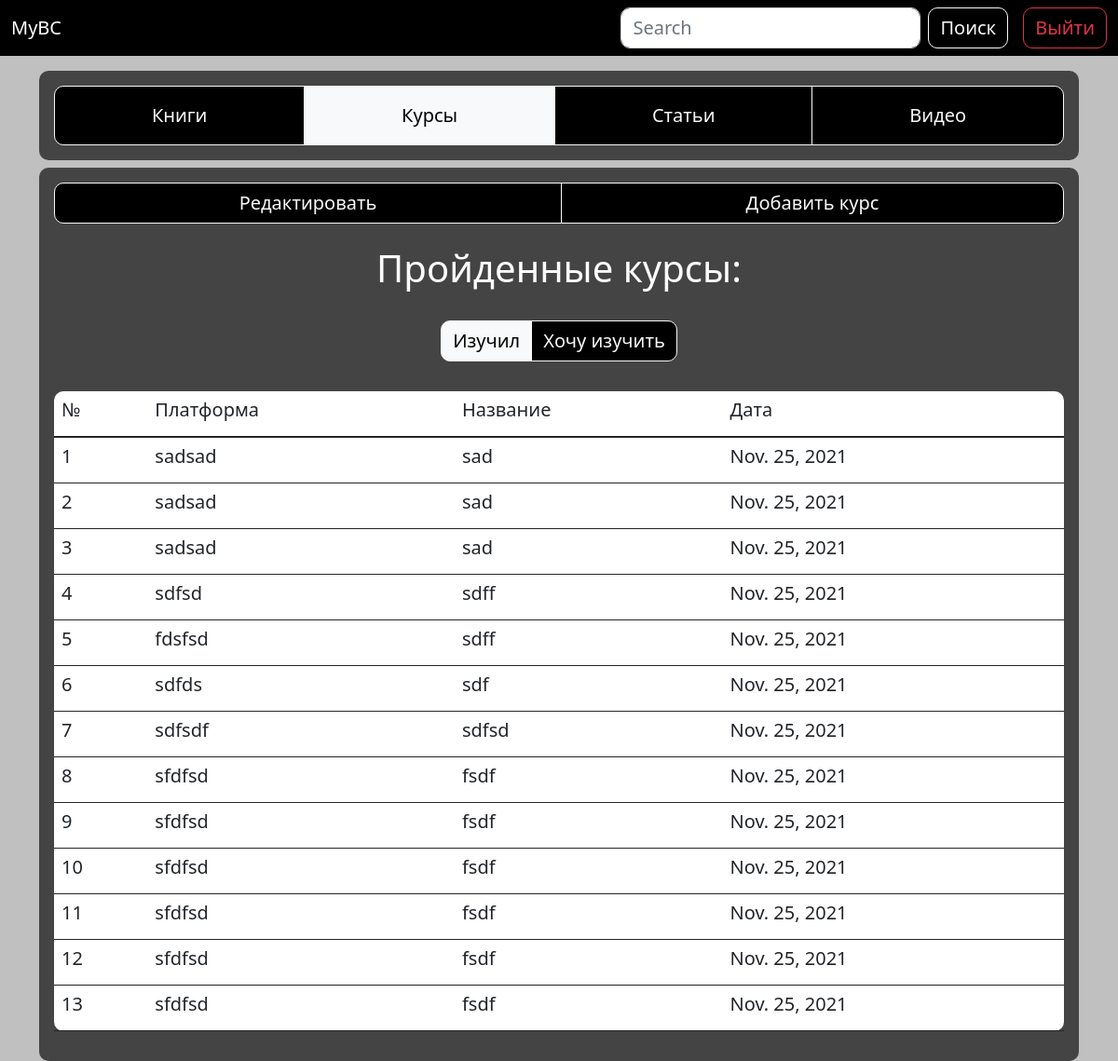
/account/courses/ (signed in), run on an earlier commit of the app's database.
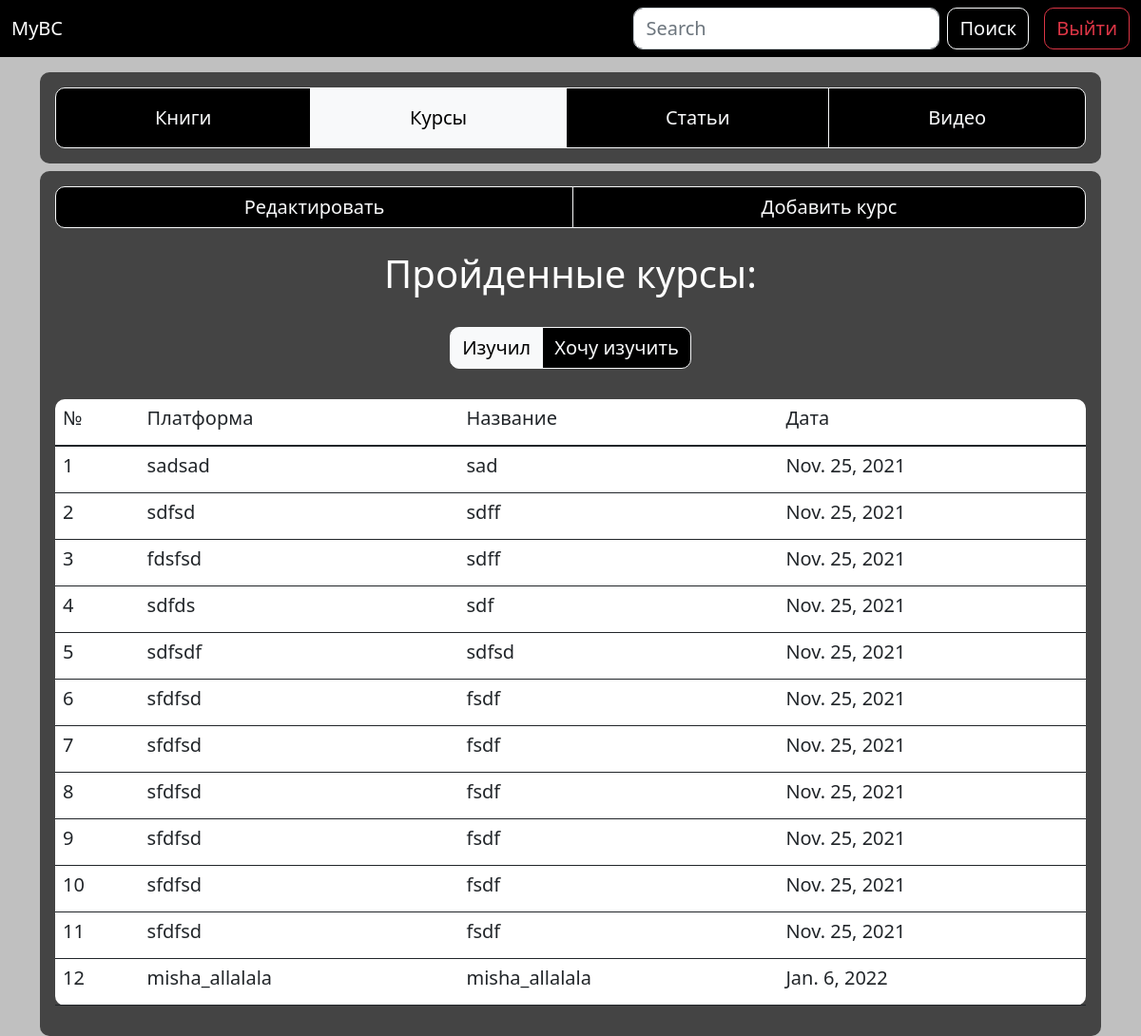
And on a later commit of the database.
### app/models.py (models this page shows, shortened)
class Courses(models.Model):
	user = models.ForeignKey(User, on_delete=models.CASCADE)
	place = models.CharField(max_length=50)
	title = models.CharField(max_length=100)
	date = models.DateField(default=date.today)
	class Meta:
		verbose_name = 'Курс'
		verbose_name_plural = 'Курсы'

### app/views.py (the view, shortened to what this page needs)
# urls.py: path('account/courses/', views.courses, name='courses'),
@login_required
def courses(request):
	form_course = CoursesForm
	username = request.user
	if request.method == 'POST' and 'delete_course' in request.POST:
		delete_id = request.POST['delete_course']
		Courses.objects.filter(id=delete_id).delete()
	try:
		courses = Courses.objects.filter(user=request.user)
	except Courses.DoesNotExist:
		courses = None
	return render(request, 'courses.html', {'courses': courses,
		'form_course': form_course, 'username': username})

### templates/courses.html (shortened to what this page needs)
{% extends "base.html" %}
{% load static %}
{% block content %}
	<header>
		<nav class="navbar navbar-dark">
		  	<div class="container-fluid">
		    	<a class="navbar-brand flex-grow-1">MyBC</a>
		    	<form class="d-flex me-3">
			      	<input class="form-control me-2" type="search" placeholder="Search" aria-label="Search">
			      	<button class="btn btn-outline-light" type="submit">Поиск</button>
			    </form>
		    	<div class="text-end">
          			<a href="{% url 'logout' %}" type="button" class="btn btn-outline-danger">Выйти</a>
        		</div>
		  	</div>
		</nav>
	</header>
	<main>
		<section class="subheader">
			<div class="container">
				<div class="submodule mt-3 mb-2">
					<div class="btn-group w-100 p-3">
						<a href="{% url 'books' %}" class="btn btn-outline-light p-3">Книги</a>
						<a href="{% url 'courses' %}" class="btn btn-outline-light p-3 active" aria-current="page">Курсы</a>
						<a href="{% url 'articles' %}" class="btn btn-outline-light p-3" >Статьи</a>
						<a href="{% url 'videos' %}" class="btn btn-outline-light p-3">Видео</a>
					</div>
				</div>
			</div>
		</section>
		<section class="common_field">
			<div class="container">
				<div class="alignment">
					<div class="btn-group p-3 w-100">
						<button id="redact" class="btn btn-outline-light btn_redact" onclick="redact()">Редактировать</button>
						<button class="btn btn-outline-light btn_course" onclick="openForm2()">Добавить курс</button>
					</div>
					<h1 class="text-center text-white p-2">Пройденные курсы:</h1>
					<div class="text-center">
						<div class="btn-group p-3 w-40">
							<a href="{% url 'courses' %}" class="btn btn-outline-light active">Изучил</a>
							<a href="{% url 'future_courses' %}" class="btn btn-outline-light">Хочу изучить</a>
						</div>
					</div>
					{% if courses %}
							<div class="p-3">
								<table class="table text-break ml-3 table-hover text-dark border-bottom-0">
									<thead>
								    	<tr>
								      		<th scope="col"><h5>№</h5></th>
								      		<th scope="col"><h5>Платформа</h5></th>
								      		<th scope="col"><h5>Название</h5></th>
								      		<th scope="col"><h5>Дата</h5></th>
								    	</tr>
								  	</thead>
								  	<tbody>
								  		{% for course in courses %}
										    <tr>
										      	<th scope="row"><h5>{{ forloop.counter }}</h5></th>
										      	<td><h5>{{ course.place }}</h5></td>
										      	<td><h5>{{ course.title }}</h5></td>
										      	<td><h5>{{ course.date }}</h5></td>
										    </tr>
									    {% endfor %}
								  	</tbody>
								</table>
							</div>
					{% else %}
						<p class="h4 text-center text-white p-1">Пока нет ни одного пройденного курса</p>
					{% endif %}
				</div>
			</div>
		</section>
	</main>
{% endblock %}

What changed in the data, as far as the page shows it:
removed Courses: place "sadsad", title "sad", date "Nov. 25, 2021"
removed Courses: place "sadsad", title "sad", date "Nov. 25, 2021"
added Courses: place "misha_allalala", title "misha_allalala", date "Jan. 6, 2022"
